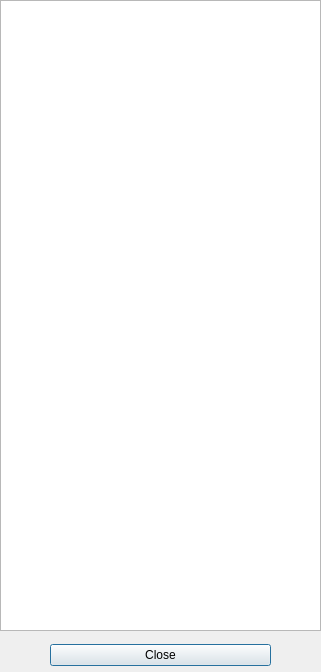
<?xml version="1.0" encoding="UTF-8"?>
<ui version="4.0">
 <class>DialogSelectChapterInBook</class>
 <widget class="QDialog" name="DialogSelectChapterInBook">
  <property name="geometry">
   <rect>
    <x>0</x>
    <y>0</y>
    <width>321</width>
    <height>672</height>
   </rect>
  </property>
  <property name="windowTitle">
   <string>Select Chapter In Book</string>
  </property>
  <widget class="QListWidget" name="listWidget">
   <property name="geometry">
    <rect>
     <x>0</x>
     <y>0</y>
     <width>321</width>
     <height>631</height>
    </rect>
   </property>
  </widget>
  <widget class="QWidget" name="verticalLayoutWidget">
   <property name="geometry">
    <rect>
     <x>0</x>
     <y>630</y>
     <width>321</width>
     <height>51</height>
    </rect>
   </property>
   <layout class="QVBoxLayout" name="verticalLayout">
    <property name="leftMargin">
     <number>50</number>
    </property>
    <property name="topMargin">
     <number>0</number>
    </property>
    <property name="rightMargin">
     <number>50</number>
    </property>
    <item>
     <widget class="QPushButton" name="pbClose">
      <property name="text">
       <string>Close</string>
      </property>
     </widget>
    </item>
   </layout>
  </widget>
 </widget>
 <resources/>
 <connections/>
</ui>
